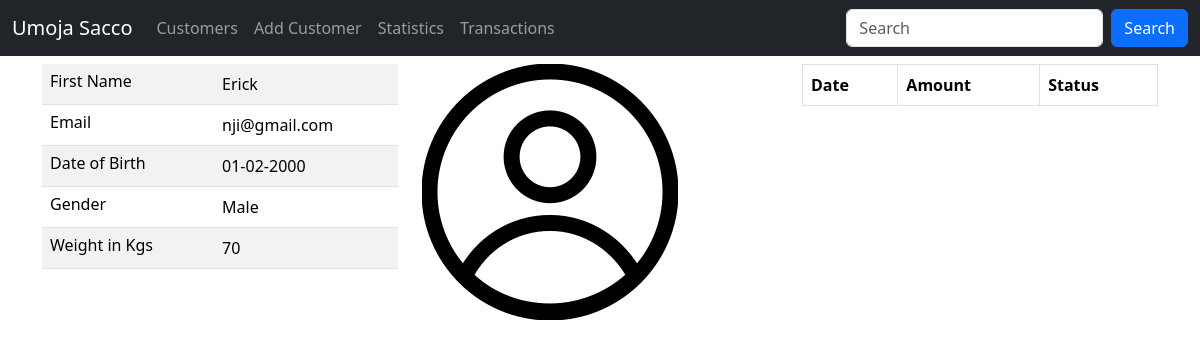
Page /customers/details/104 on the committed database.
### sacco/models.py (models this page shows, shortened)
class Customer(models.Model):
    first_name = models.CharField(max_length=30) #charfield = varchar
    last_name = models.CharField(max_length=30)
    email = models.EmailField(unique=True) #varchar + ensures email is unique
    dob = models.DateField()
    gender = models.CharField(max_length=10)
    weight = models.IntegerField(default=0)
    created_at = models.DateTimeField(auto_now_add=True)
    updated_at = models.DateTimeField(auto_now=True)
    class Meta:
        db_table = 'customers'

### sacco/views.py (the view)
# urls.py: path('customers/details/<int:customer_id>', views.customer_details, name='customer_details'),
def customer_details(request, customer_id):
    customer = Customer.objects.get(id=customer_id)
    deposits = Deposit.objects.filter(customer_id=customer_id)
    return render(request, "details.html", {"deposits": deposits, "customer": customer})

### templates/details.html (shortened to what this page needs)
{% extends 'master.html' %}
{% load static %}
{% block content %}
    <div class="container">
        <div class="row mt-2">
            <div class="col-sm-4">
                <table class="table table-striped">
                    <tr>
                        <td class="h6">First Name</td>
                        <td>{{ customer.first_name }}</td>
                    </tr>
                    <tr>
                        <td class="h6">Email</td>
                        <td>{{ customer.email }}</td>
                    </tr>
                    <tr>
                        <td class="h6">Date of Birth</td>
                        <td>{{ customer.dob | date:"d-m-Y" }}</td>
                    </tr>
                    <tr>
                        <td class="h6">Gender</td>
                        <td>{{ customer.gender }}</td>
                    </tr>
                    <tr>
                        <td class="h6">Weight in Kgs</td>
                        <td>{{ customer.weight }}</td>
                    </tr>
                </table>
            </div>
            <div class="col-sm-4">
                <img src="{% static 'profile.png' %}" alt="">
            </div>
            <div class="col-sm-4">
                <table class="table table-bordered">
                    <tr>
                        <th>Date</th>
                        <th>Amount</th>
                        <th>Status</th>
                    </tr>
                </table>
            </div>
        </div>
    </div>
{% endblock %}

### rows in the picture
Customer: first_name "Erick", email "nji@gmail.com", dob "01-02-2000", gender "Male", weight "70"
